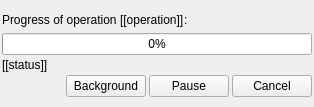
<ui version="4.0" >
 <class>ProgressWidget</class>
 <widget class="QWidget" name="ProgressWidget" >
  <property name="geometry" >
   <rect>
    <x>0</x>
    <y>0</y>
    <width>314</width>
    <height>107</height>
   </rect>
  </property>
  <property name="windowTitle" >
   <string>Progress</string>
  </property>
  <layout class="QVBoxLayout" >
   <property name="spacing" >
    <number>0</number>
   </property>
   <property name="leftMargin" >
    <number>0</number>
   </property>
   <property name="topMargin" >
    <number>0</number>
   </property>
   <property name="rightMargin" >
    <number>0</number>
   </property>
   <property name="bottomMargin" >
    <number>0</number>
   </property>
   <item>
    <spacer>
     <property name="orientation" >
      <enum>Qt::Vertical</enum>
     </property>
     <property name="sizeHint" >
      <size>
       <width>20</width>
       <height>40</height>
      </size>
     </property>
    </spacer>
   </item>
   <item>
    <layout class="QHBoxLayout" >
     <property name="spacing" >
      <number>0</number>
     </property>
     <item>
      <spacer>
       <property name="orientation" >
        <enum>Qt::Horizontal</enum>
       </property>
       <property name="sizeHint" >
        <size>
         <width>40</width>
         <height>20</height>
        </size>
       </property>
      </spacer>
     </item>
     <item>
      <layout class="QVBoxLayout" >
       <property name="spacing" >
        <number>3</number>
       </property>
       <item>
        <layout class="QHBoxLayout" >
         <property name="spacing" >
          <number>0</number>
         </property>
         <property name="topMargin" >
          <number>0</number>
         </property>
         <item>
          <widget class="QLabel" name="label" >
           <property name="text" >
            <string>Progress of operation </string>
           </property>
          </widget>
         </item>
         <item>
          <widget class="QLabel" name="operationLabel" >
           <property name="text" >
            <string>[[operation]]</string>
           </property>
          </widget>
         </item>
         <item>
          <widget class="QLabel" name="label2" >
           <property name="text" >
            <string>:</string>
           </property>
          </widget>
         </item>
         <item>
          <spacer>
           <property name="orientation" >
            <enum>Qt::Horizontal</enum>
           </property>
           <property name="sizeHint" >
            <size>
             <width>40</width>
             <height>20</height>
            </size>
           </property>
          </spacer>
         </item>
        </layout>
       </item>
       <item>
        <widget class="QProgressBar" name="progressBar" >
         <property name="value" >
          <number>0</number>
         </property>
        </widget>
       </item>
       <item>
        <widget class="QLabel" name="statusLabel" >
         <property name="text" >
          <string>[[status]]</string>
         </property>
         <property name="wordWrap" >
          <bool>true</bool>
         </property>
        </widget>
       </item>
       <item>
        <layout class="QHBoxLayout" >
         <property name="spacing" >
          <number>3</number>
         </property>
         <item>
          <spacer>
           <property name="orientation" >
            <enum>Qt::Horizontal</enum>
           </property>
           <property name="sizeHint" >
            <size>
             <width>101</width>
             <height>20</height>
            </size>
           </property>
          </spacer>
         </item>
         <item>
          <widget class="QPushButton" name="backgroundButton" >
           <property name="enabled" >
            <bool>true</bool>
           </property>
           <property name="text" >
            <string>Background</string>
           </property>
          </widget>
         </item>
         <item>
          <widget class="QPushButton" name="pauseButton" >
           <property name="enabled" >
            <bool>true</bool>
           </property>
           <property name="text" >
            <string>Pause</string>
           </property>
          </widget>
         </item>
         <item>
          <widget class="QPushButton" name="cancelButton" >
           <property name="enabled" >
            <bool>true</bool>
           </property>
           <property name="text" >
            <string>Cancel</string>
           </property>
          </widget>
         </item>
        </layout>
       </item>
      </layout>
     </item>
     <item>
      <spacer>
       <property name="orientation" >
        <enum>Qt::Horizontal</enum>
       </property>
       <property name="sizeHint" >
        <size>
         <width>40</width>
         <height>20</height>
        </size>
       </property>
      </spacer>
     </item>
    </layout>
   </item>
   <item>
    <spacer>
     <property name="orientation" >
      <enum>Qt::Vertical</enum>
     </property>
     <property name="sizeHint" >
      <size>
       <width>20</width>
       <height>40</height>
      </size>
     </property>
    </spacer>
   </item>
  </layout>
 </widget>
 <resources/>
 <connections/>
</ui>
